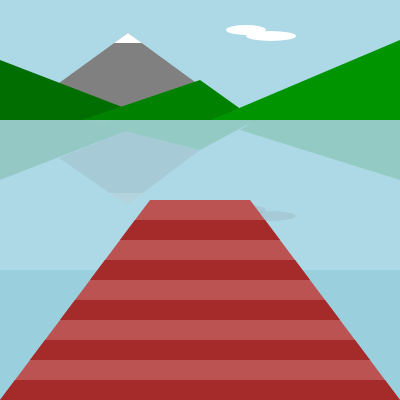
Frame 1 (no input)
Frame 60 (no input): identical to frame 1, image omitted
Frame 120 (the mouse pressed at the canvas centre since frame 60): identical to frame 1, image omitted

The p5.js sketch that drew this single still picture (run headless with seeded random() and noise() and a simulated clock; from frame 60 on, the mouse is pressed at the canvas centre):

// p5.js sketch
// ── sketch.js
function setup() {
  createCanvas(400, 400)
}

function draw() {
  noStroke()
  background('lightblue')
  fill('grey')
  triangle(8,120,128,33,247,120)
  fill('white')
  triangle(128,33,142,43,114,43)
  ellipse(246,30,40,10)
  ellipse(271,36,50,10)
  fill('rgb(0,110,0)')
  triangle(0,60,156,120,0,120)
  fill('rgb(0,130,0)')
  triangle(82,120,200,80,256,120)
  fill('rgb(0,149,0)')
  triangle(211,120,400,40,400,120)
  fill(128,128,128,38)
  quad(126,131,200,150,127,205,59,158)
  ellipse(246,210,40,10)
  ellipse(271,216,50,10)
  fill(0,110,0,38)
  quad(82,120,126,131,0,180,0,120)
  fill(0,130,0,38)
  quad(400,180,400,120,255,120,240,130)
  triangle(82,120,200,150,256,120)
  fill(0,149,0,38)
  fill(255,255,255,38)
  triangle(109,193,144,193,127,205)
  fill(50,157,168,38)
  rect(0,270,400,270)
  fill("rgb(188,83,83)")
  quad(150,200,250,200,400,400,0,400)
  fill("brown")
  quad(135,220,265,220,280,240,120,240)
  quad(105,260,295,260,310,280,90,280)
  quad(75,300,325,300,340,320,60,320)
  quad(45,340,355,340,370,360,30,360)
  quad(15,380,385,380,400,400,0,400)
  line(0,120,400,120)
}
